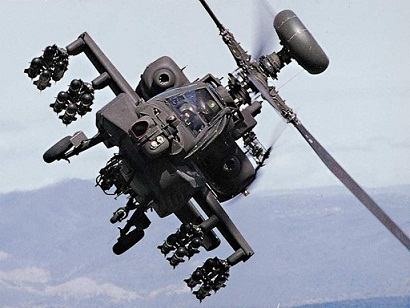
#> input picture lab11&12-SIFT/code/dataset/3.jpg, 410 x 308 px
$ python cv_sift.py
#> lines starting #> are read from the running program, lines starting #| are printed output that depends on the picture
import cv2

img_orign = cv2.imread('./dataset/3.jpg')
#> img_orign is the input picture: shape (308, 410, 3); mean B, G, R 170.9, 158.1, 152.2
img = cv2.imread('./target.jpg')
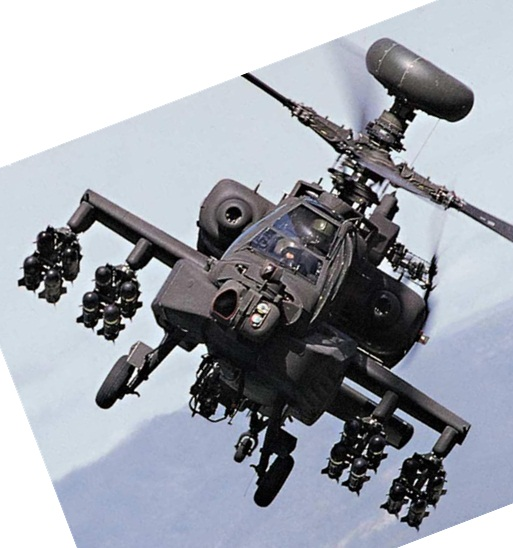
#> input picture lab11&12-SIFT/code/target.jpg, 513 x 548 px
#> img is the input picture: shape (548, 513, 3); mean B, G, R 173.1, 164.6, 160.6
rows, cols = img.shape[:2]
#> rows = 548; cols = 513
gray_orign = cv2.cvtColor(img_orign, cv2.COLOR_BGR2GRAY)
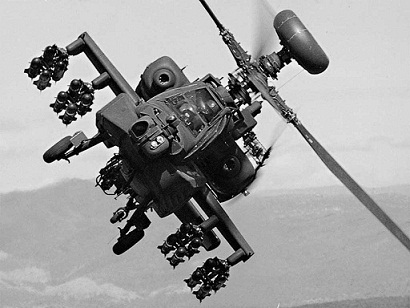
#> gray_orign: shape (308, 410); min 0, max 255, mean 157.8
gray = cv2.cvtColor(img, cv2.COLOR_BGR2GRAY)
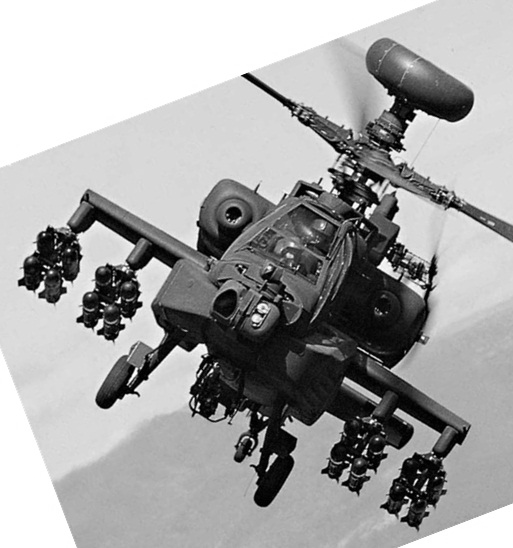
#> gray: shape (548, 513); min 0, max 255, mean 164.3
sift = cv2.xfeatures2d.SIFT_create()

kp1, des1 = sift.detectAndCompute(gray_orign, None)
#> kp1 = 537 keypoints; strongest (x, y, size): (236, 113, 1.9), (78, 103, 1.8), (236, 100, 2.5), (249, 90, 2.4)
kp2, des2 = sift.detectAndCompute(gray, None)
#> kp2 = 1830 keypoints; strongest (x, y, size): (43, 273, 1.9), (362, 225, 3), (113, 285, 2), (101, 310, 2)

bf = cv2.BFMatcher()
matches = bf.knnMatch(des1, des2, k=2)
#> matches = 537 matches

match = []
for m, n in matches:
    if m.distance < 0.75 * n.distance:
        match.append([m])
#> after the loop, match = 355 matches
img3 = cv2.drawMatchesKnn(img_orign, kp1, img, kp2, match, None, flags=2)
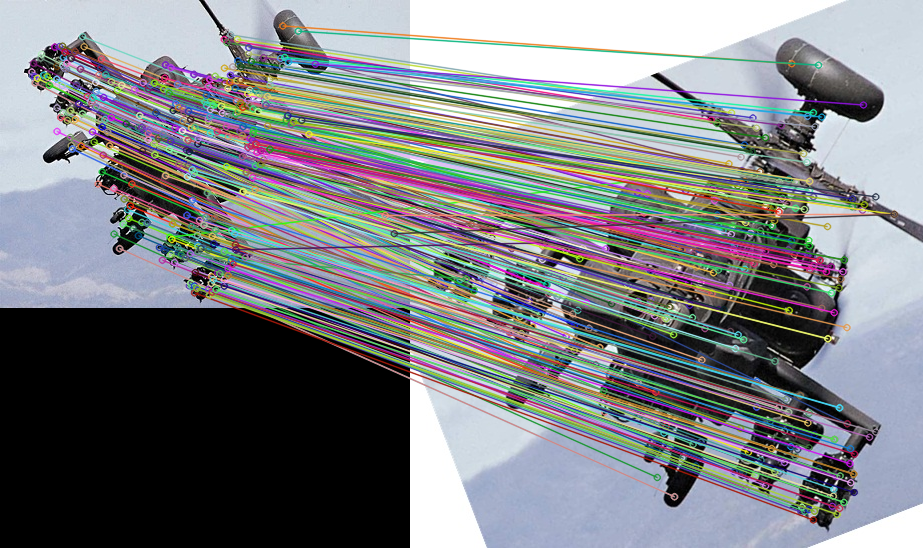
#> img3: shape (548, 923, 3); mean B, G, R 131.8, 128.1, 125.6

cv2.imshow('img', img3)
cv2.imwrite('cv_match.jpg', img3)
cv2.waitKey(0)
